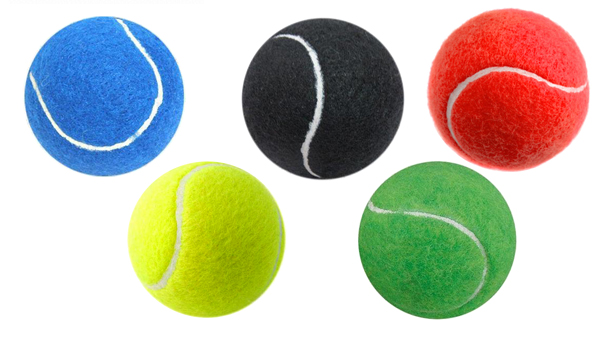
#> input picture balls.jpg, 600 x 337 px
$ python circles.py   (older library calls are emulated)
#> lines starting #> are read from the running program, lines starting #| are printed output that depends on the picture; after the words box and inside, x2 and y2 are one past the last pixel; in counts of white or black regions, pixels touching at a corner belong together
import cv2
import numpy as np
image = cv2.imread('balls.jpg')
#> image is the input picture: shape (337, 600, 3); mean B, G, R 172.3, 189.7, 188.8

output = image.copy()
gray = cv2.cvtColor(image, cv2.COLOR_BGR2GRAY)
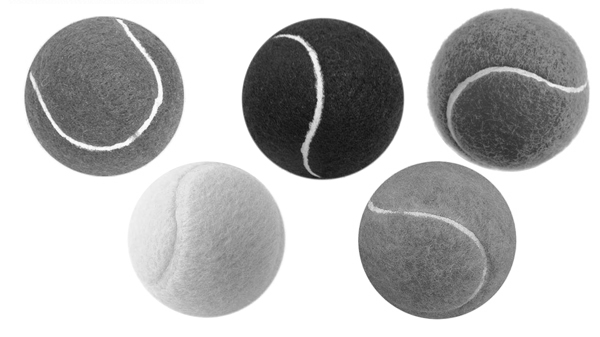
#> gray: shape (337, 600); min 18, max 255, mean 187.5

circles = cv2.HoughCircles(gray, cv2.cv.CV_HOUGH_GRADIENT, 1, 100,
              param1=250,
              param2=50,
              minRadius=10,
              maxRadius=100)
#> circles = [[103.5, 96.5, 79.6], [321.5, 98.5, 80.8], [508.5, 90.5, 80.7], [437.5, 240.5, 78.1], [206.5, 239.5, 78]]

circles = np.uint16(np.around(circles))
#> circles = [[104, 96, 80], [322, 98, 81], [508, 90, 81], [438, 240, 78], [206, 240, 78]]
for i in circles[0,:]:
    cv2.circle(output,(i[0],i[1]),i[2],(0,255,0),2)
    cv2.circle(output,(i[0],i[1]),2,(0,0,255),3)
#> this loop made 5 passes
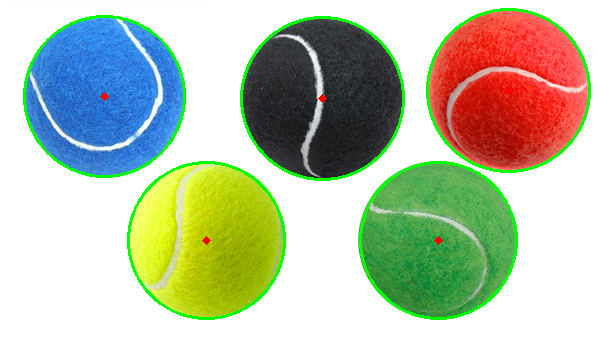
#> output: shape (337, 600, 3); 3.79% of pixels changed, all inside (x1, y1, x2, y2) = (23, 8, 591, 320)
cv2.imshow("image", output)

cv2.waitKey(0)
